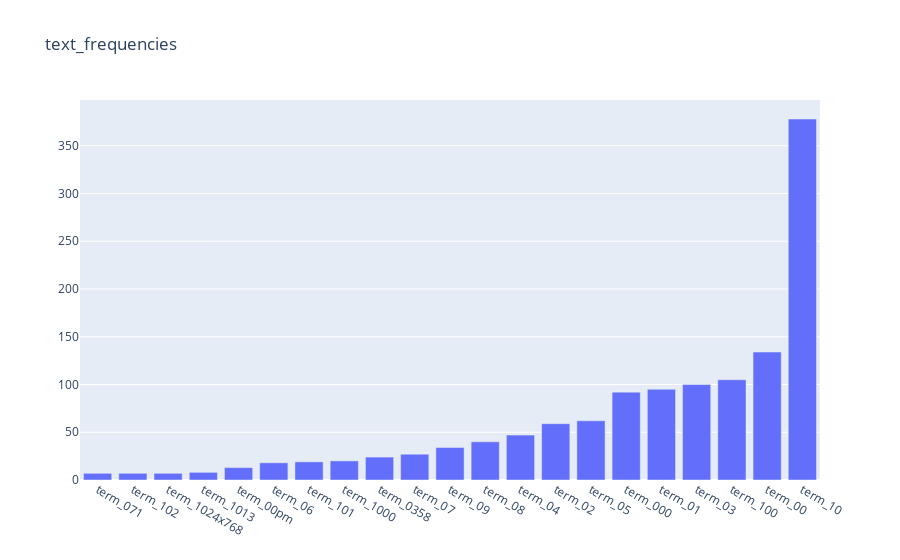

The code cell stored with this chart in its notebook:
### Markdown cell above
### >>> **Exercise 14 (take home):** 
The chart above contains all the vocabulary, and it's computationally intensive to both compute and visualize. Can you efficiently reduce the number of terms you want to visualize as an exercise.

### Code cell
# Answer here
#present the data which freqency is above the threshold 
A = X_counts[:,:].toarray()

x=["term_"+str(i) for i in count_vect.get_feature_names()[:300]]
term_freq =np.sum(A,axis=0)[:300]
sort_index = sorted(range(len(term_freq)), key=lambda k: term_freq[k])
mean = np.mean(term_freq)
#threshold = freq's mean
threshold = mean                          
term_freq = np.sort(term_freq)
point=149
j=300/2

for i in range(10):
    if term_freq[point]>threshold:
        if term_freq[point-1]<threshold:
            break
        else:
            j=j/2
            point=int(point-j)
    elif term_freq[point]<threshold:
        if term_freq[point+1]>threshold:
            break
        else:
            j=j/2
            point=int(point+j)
    else:
        break

        
presented_x = []
for i in sort_index[point:]:
    presented_x.append(x[i])
presented_y = term_freq[point:]
    
fig = go.Figure(go.Bar(x=presented_x, y=presented_y, name='text_frequencies'))

fig.update_layout(title='text_frequencies',barmode='group')
fig.show()

### Figure 1 — Plotly figure (JSON) as saved in the notebook; plotly's stock layout.template omitted (floating-point values rounded to 4 significant figures)
{"data": [{"name": "text_frequencies", "type": "bar", "x": ["term_071", "term_102", "term_1024x768", "term_1013", "term_00pm", "term_06", "term_101", "term_1000", "term_0358", "term_07", "term_09", "term_08", "term_04", "term_02", "term_05", "term_000", "term_01", "term_03", "term_100", "term_00", "term_10"], "y": [7, 7, 7, 8, 13, 18, 19, 20, 24, 27, 34, 40, 47, 59, 62, 92, 95, 100, 105, 134, 378]}], "layout": {"barmode": "group", "title": {"text": "text_frequencies"}}}
